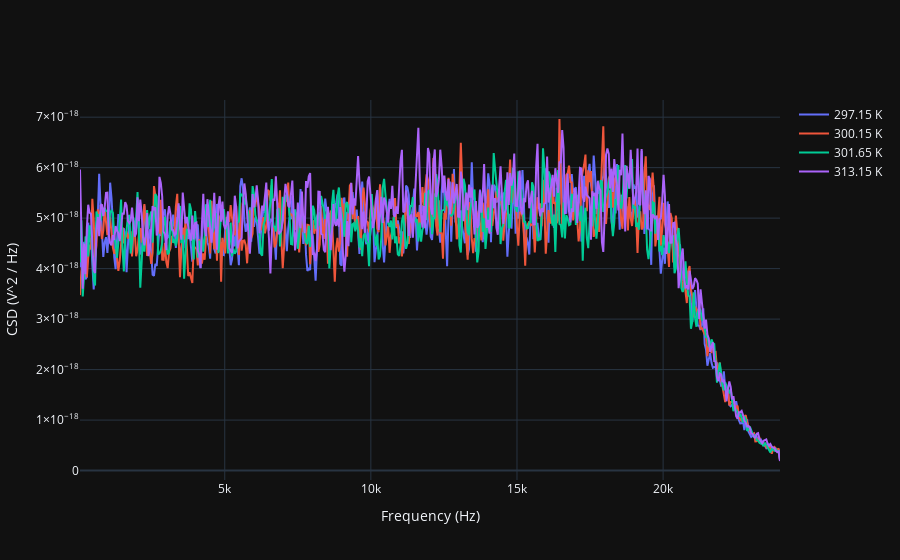
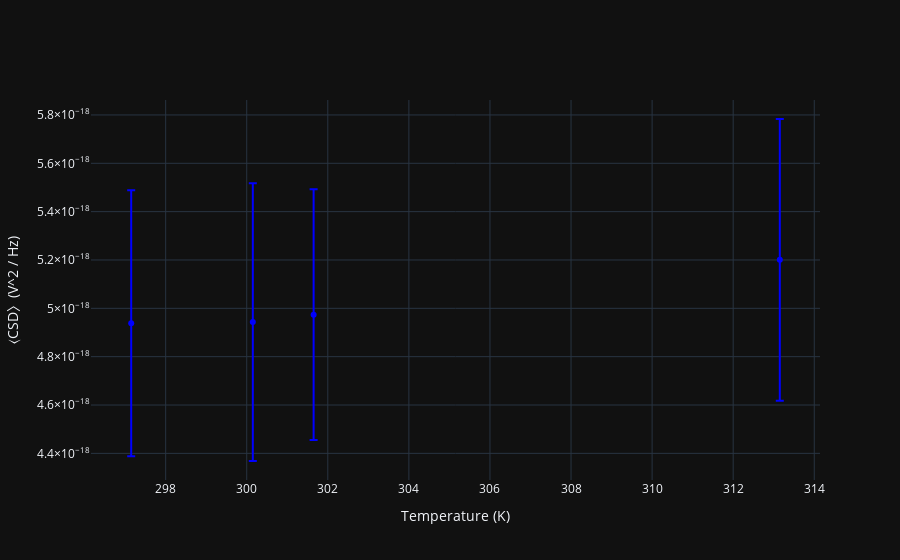

Notebook code for these charts, in order:
### Code cell
# Temperature Dependence Extension

TE_R = 302.174

T_arr = np.array([24, 27, 28.5, 40, 55, 69, 78, 93.5, 104, 115, 119])
T_arr += 273.15

time24, data24 = importWAV('Temperature Noise Signals/24.wav')
time27, data27 = importWAV('Temperature Noise Signals/27.wav')
time28p5, data28p5 = importWAV('Temperature Noise Signals/28p5.wav')
time40, data40 = importWAV('Temperature Noise Signals/40.wav')
time55, data55 = importWAV('Temperature Noise Signals/55.wav')
time69, data69= importWAV('Temperature Noise Signals/69.wav')
time78, data78 = importWAV('Temperature Noise Signals/78.wav')
time93p5, data93p5 = importWAV('Temperature Noise Signals/93p5.wav')
time104, data104 = importWAV('Temperature Noise Signals/104.wav')
time115, data115 = importWAV('Temperature Noise Signals/115.wav')
time119, data119 = importWAV('Temperature Noise Signals/119.wav')

vdat_24_R = data24['right']
vdat_24_L = data24['left']
vdat_27_R = data27['right']
vdat_27_L = data27['left']
vdat_28p5_R = data28p5['right']
vdat_28p5_L = data28p5['left']
vdat_40_R = data40['right']
vdat_40_L = data40['left']
vdat_55_R = data55['right']
vdat_55_L = data55['left']

v_data_R_arr = np.array([vdat_24_R, vdat_27_R, vdat_28p5_R, vdat_40_R], dtype=object)
v_data_L_arr = np.array([vdat_24_L, vdat_27_L, vdat_28p5_L, vdat_40_L], dtype=object)

Pden_std_temp_arr = np.array([])
Pden_temp_arr = np.array([])

fig1 = go.Figure()
fig1.update_layout(
    xaxis_title="Frequency (Hz)",
    yaxis_title="CSD (V^2 / Hz)",
    #xaxis_type="log",
    #yaxis_type='log',
    template="plotly_dark"
)

fig2 = go.Figure()
fig2.update_layout(
    xaxis_title="Temperature (K)",
    yaxis_title="⟨CSD〉(V^2 / Hz)",
    template = 'plotly_dark'
)

fs = 48000
T = 0
for v_dat_L, v_dat_R in zip(v_data_L_arr, v_data_R_arr):
    fc_temp, P_den_cross_temp = signal.csd(v_dat_L, v_dat_R, fs, nperseg=1024)
    fc_temp = fc_temp[1:].real
    P_den_cross_temp = P_den_cross_temp[1:].real
    P_den_temp = P_den_cross_temp / G_interp(fc_temp) ** 2 / C_interp(fc_temp) ** 2
    f_flat_temp = fc_temp[10:400]
    P_den_flat_temp = P_den_temp[10:400]

    fig1.add_trace(go.Scatter(
        x=fc_temp, y=P_den_temp,
        name='{} K'.format(T_arr[T])
    ))
    T += 1

    data_std_temp = np.sqrt(
        np.sum(
            ( 2 * P_den_flat_temp * np.sqrt( 0.5 ** 2 +
                                         (0.2 / G_interp(f_flat1) + 0.01) ** 2) ) ** 2
        )
    ) / len(f_flat_temp)

    Pden_std_temp_arr = np.array([*Pden_std_temp_arr,
                                  np.sqrt(np.std(P_den_flat_temp) ** 2 + data_std_temp ** 2)])
    Pden_temp_arr = np.array([*Pden_temp_arr, np.mean(P_den_flat_temp)])

fig2.add_trace(go.Scatter(
    x=T_arr, y=Pden_temp_arr,
    error_y=dict(
        type='data',
        array=Pden_std_temp_arr,
        color='blue'
    ),
    name='Data', 
    mode='markers',
    marker=dict(
        color='blue'
    )
))

fig1.show()
fig2.show()

### Figure 1 — Plotly figure (JSON) as saved in the notebook; plotly's stock layout.template omitted (floating-point values rounded to 4 significant figures; data arrays with more than 128 entries replaced by an {"elided": "..."} marker saying what was removed)
{"data": [{"name": "297.15 K", "type": "scatter", "x": {"elided": "512 float values"}, "y": {"elided": "512 float values"}}, {"name": "300.15 K", "type": "scatter", "x": {"elided": "512 float values"}, "y": {"elided": "512 float values"}}, {"name": "301.65 K", "type": "scatter", "x": {"elided": "512 float values"}, "y": {"elided": "512 float values"}}, {"name": "313.15 K", "type": "scatter", "x": {"elided": "512 float values"}, "y": {"elided": "512 float values"}}], "layout": {"xaxis": {"title": {"text": "Frequency (Hz)"}}, "yaxis": {"title": {"text": "CSD (V^2 / Hz)"}}}}

### Figure 2 — Plotly figure (JSON) as saved in the notebook; plotly's stock layout.template omitted (floating-point values rounded to 4 significant figures)
{"data": [{"error_y": {"array": [5.499e-19, 5.747e-19, 5.189e-19, 5.826e-19], "color": "blue", "type": "data"}, "marker": {"color": "blue"}, "mode": "markers", "name": "Data", "type": "scatter", "x": [297.1, 300.1, 301.6, 313.1, 328.1], "y": [4.938e-18, 4.943e-18, 4.974e-18, 5.201e-18]}], "layout": {"xaxis": {"title": {"text": "Temperature (K)"}}, "yaxis": {"title": {"text": "⟨CSD〉(V^2 / Hz)"}}}}
